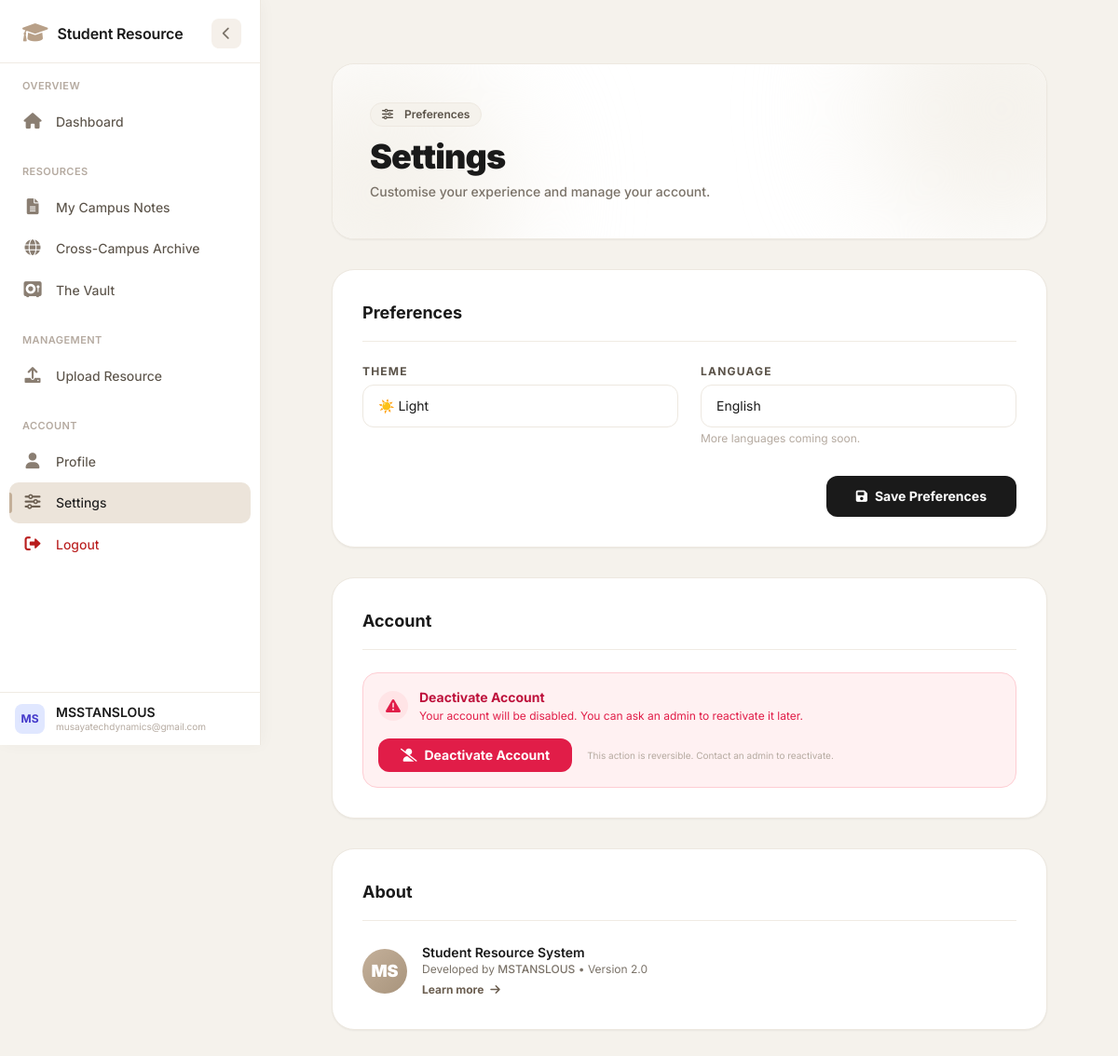
Screenshot of /settings (signed in) with the database file from the repository.
### app/models.py (models this page shows)
class User(db.Model, UserMixin):
    id = db.Column(db.Integer, primary_key=True)
    full_name = db.Column(db.String(100), nullable=False)
    email = db.Column(db.String(120), unique=True, nullable=False)
    password_hash = db.Column(db.String(128), nullable=False)
    campus = db.Column(db.String(50), nullable=False)
    student_id = db.Column(db.String(20), nullable=True)
    phone_number = db.Column(db.String(15), nullable=True)
    year = db.Column(db.Integer, default=1)
    semester = db.Column(db.Integer, default=1)
    program_id = db.Column(db.Integer, db.ForeignKey('program.id'), nullable=False)
    is_approved = db.Column(db.Boolean, default=False)
    is_class_rep = db.Column(db.Boolean, default=False)
    is_admin = db.Column(db.Boolean, default=False)
    created_at = db.Column(db.DateTime, default=datetime.utcnow)
    theme_preference = db.Column(db.String(20), default='light')  # 'light' or 'dark'
    language_preference = db.Column(db.String(10), default='en')  # 'en' for now
    last_activity = db.Column(db.DateTime, nullable=True, default=datetime.utcnow)
    is_active = db.Column(db.Boolean, default=True)  # soft delete flag

### app/core/routes.py (the view, shortened to what this page needs)
@core.route('/settings', methods=['GET', 'POST'])
@login_required
def settings():
    return render_template('core/student/settings.html', user=current_user)

### app/templates/core/student/settings.html (shortened to what this page needs)
{% extends 'base.html' %}
{% block content %}
<div class="space-y-8 max-w-4xl mx-auto px-4 sm:px-6 lg:px-8 relative">
    <div class="relative overflow-hidden rounded-3xl bg-white p-8 sm:p-10 shadow-sm border border-[#ede8e0] text-[#1a1a1a]">
        <div class="absolute -top-24 -right-24 w-72 h-72 bg-[#f5f2ec] rounded-full blur-3xl pointer-events-none"></div>
        <div class="absolute -bottom-24 -left-24 w-72 h-72 bg-[#f5f2ec] rounded-full blur-3xl pointer-events-none"></div>
        <div class="relative z-10">
            <span class="inline-flex items-center gap-1.5 px-3 py-1 rounded-full text-xs font-semibold bg-[#f5f2ec] border border-[#ede8e0] text-[#5a5248] mb-3 backdrop-blur-md">
                <i class="fas fa-sliders-h mr-1.5"></i> Preferences
            </span>
            <h1 class="text-3xl font-black text-[#1a1a1a] tracking-tight sm:text-4xl">Settings</h1>
            <p class="text-[#7a7268] text-sm mt-2 font-medium max-w-xl">Customise your experience and manage your account.</p>
        </div>
    </div>
    <div class="bg-white border border-[#ede8e0] rounded-3xl p-6 sm:p-8 shadow-sm">
        <h2 class="text-lg font-bold text-[#1a1a1a] border-b border-[#f0ebe3] pb-4 mb-6">Preferences</h2>
        <form method="POST" action="{{ url_for('core.settings') }}" class="space-y-6">
            <div class="grid grid-cols-1 md:grid-cols-2 gap-6">
                <div>
                    <label class="block text-xs font-bold text-[#5a5248] uppercase tracking-widest mb-1.5">Theme</label>
                    <select name="theme" class="block w-full px-4 py-3 bg-white border border-[#ede8e0] rounded-xl text-sm text-[#1a1a1a] focus:outline-none focus:ring-2 focus:ring-[#c4b09a]/20 focus:border-[#c4b09a] transition-all appearance-none cursor-pointer">
                        <option value="light" {% if user.theme_preference == 'light' %}selected{% endif %}>☀️ Light</option>
                    </select>
                </div>
                <div>
                    <label class="block text-xs font-bold text-[#5a5248] uppercase tracking-widest mb-1.5">Language</label>
                    <select name="language" class="block w-full px-4 py-3 bg-white border border-[#ede8e0] rounded-xl text-sm text-[#1a1a1a] focus:outline-none focus:ring-2 focus:ring-[#c4b09a]/20 focus:border-[#c4b09a] transition-all appearance-none cursor-pointer">
                        <option value="en" {% if user.language_preference == 'en' %}selected{% endif %}>English</option>
                    </select>
                    <p class="text-xs text-[#b5aaa0] mt-1">More languages coming soon.</p>
                </div>
            </div>
            <div class="flex justify-end pt-2">
                <button type="submit" class="inline-flex items-center justify-center bg-[#1a1a1a] hover:bg-black text-white px-8 py-3 rounded-xl text-sm font-bold transition-all shadow-sm hover:shadow-md active:scale-[0.99]">
                    <i class="fas fa-save mr-2"></i> Save Preferences
                </button>
            </div>
        </form>
    </div>
    <div class="bg-white border border-[#ede8e0] rounded-3xl p-6 sm:p-8 shadow-sm">
        <h2 class="text-lg font-bold text-[#1a1a1a] border-b border-[#f0ebe3] pb-4 mb-6">Account</h2>
        <div class="p-4 bg-rose-50 border border-rose-200 rounded-2xl">
            <div class="flex items-center gap-3">
                <div class="h-8 w-8 bg-rose-100 rounded-full flex items-center justify-center text-rose-600 flex-shrink-0">
                    <i class="fas fa-exclamation-triangle"></i>
                </div>
                <div>
                    <h3 class="text-sm font-bold text-rose-700">Deactivate Account</h3>
                    <p class="text-xs text-rose-600 mt-0.5">Your account will be disabled. You can ask an admin to reactivate it later.</p>
                </div>
            </div>
            <form method="POST" action="{{ url_for('core.deactivate_account') }}" class="mt-4 flex flex-wrap items-center gap-4" onsubmit="return confirm('Are you sure you want to deactivate your account? This can be reversed by an admin.');">
                <button type="submit" class="inline-flex items-center justify-center bg-rose-600 hover:bg-rose-700 text-white px-6 py-2 rounded-xl text-sm font-bold transition-all active:scale-[0.98]">
                    <i class="fas fa-user-slash mr-2"></i> Deactivate Account
                </button>
                <p class="text-[10px] text-[#b5aaa0]">This action is reversible. Contact an admin to reactivate.</p>
            </form>
        </div>
    </div>
    <div class="bg-white border border-[#ede8e0] rounded-3xl p-6 sm:p-8 shadow-sm">
        <h2 class="text-lg font-bold text-[#1a1a1a] border-b border-[#f0ebe3] pb-4 mb-6">About</h2>
        <div class="flex items-center gap-4">
            <div class="h-12 w-12 rounded-full bg-gradient-to-br from-[#c4b09a] to-[#a8947c] flex items-center justify-center text-lg font-black text-white flex-shrink-0">
                MS
            </div>
            <div>
                <p class="text-sm font-semibold text-[#1a1a1a]">Student Resource System</p>
                <p class="text-xs text-[#7a7268]">Developed by <span class="font-medium">MSTANSLOUS</span> &bull; Version 2.0</p>
                <a href="{{ url_for('core.about') }}" class="inline-block mt-1 text-xs font-bold text-[#6b5e50] hover:text-[#1a1a1a] transition-colors">
                    Learn more <i class="fas fa-arrow-right ml-1"></i>
                </a>
            </div>
        </div>
    </div>
</div>
{% endblock %}

### app/templates/base.html (shortened to what this page needs)
<!DOCTYPE html>
<html lang="en">
<head>
    <link rel="stylesheet" href="https://cdnjs.cloudflare.com/ajax/libs/font-awesome/6.0.0-beta3/css/all.min.css" />
    <script src="https://cdn.tailwindcss.com"></script>
</head>
<body class="{% if current_user.is_authenticated and current_user.theme_preference == 'dark' %}dark-theme{% endif %}">
    <aside class="sidebar" id="sidebar" data-turbo-permanent role="navigation" aria-label="Main navigation">
        <div class="sidebar-header">
            <div class="brand">
                <span class="brand-icon"><i class="fas fa-graduation-cap"></i></span>
                <span class="brand-text">Student Resource</span>
            </div>
            <button class="toggle-btn" id="toggleBtn" aria-label="Toggle navigation" title="Collapse / Expand">
                <i class="fas fa-chevron-left"></i>
            </button>
        </div>
        <div class="nav-scroll" id="navScroll">
            <div class="nav-group">
                <div class="nav-group-label">Overview</div>
                {% if current_user.is_admin %}
                    <a href="{{ url_for('core.admin_dashboard') }}"
                       class="nav-item {% if request.endpoint == 'core.admin_dashboard' %}active{% endif %}"
                       data-tooltip="Admin Dashboard" data-page="admin_dashboard">
                        <span class="nav-icon"><i class="fas fa-gauge-high"></i></span>
                        <span class="nav-text">Admin Dashboard</span>
                    </a>
                    <a href="{{ url_for('core.admin_analytics') }}"
                       class="nav-item {% if request.endpoint == 'core.admin_analytics' %}active{% endif %}"
                       data-tooltip="Analytics" data-page="admin_analytics">
                        <span class="nav-icon"><i class="fas fa-chart-pie"></i></span>
                        <span class="nav-text">Analytics</span>
                    </a>
                {% else %}
                    <a href="{{ url_for('core.dashboard') }}"
                       class="nav-item {% if request.endpoint == 'core.dashboard' %}active{% endif %}"
                       data-tooltip="Dashboard" data-page="dashboard">
                        <span class="nav-icon"><i class="fas fa-home"></i></span>
                        <span class="nav-text">Dashboard</span>
                    </a>
                {% endif %}
            </div>
            {% if not current_user.is_admin %}
            <div class="nav-group">
                <div class="nav-group-label">Resources</div>
                <a href="{{ url_for('core.campus_notes') }}"
                   class="nav-item {% if request.endpoint == 'core.campus_notes' %}active{% endif %}"
                   data-tooltip="My Notes" data-page="campus_notes">
                    <span class="nav-icon"><i class="fas fa-file-alt"></i></span>
                    <span class="nav-text">My Campus Notes</span>
                </a>
                <a href="{{ url_for('core.cross_campus') }}"
                   class="nav-item {% if request.endpoint == 'core.cross_campus' %}active{% endif %}"
                   data-tooltip="Cross-Campus" data-page="cross_campus">
                    <span class="nav-icon"><i class="fas fa-globe"></i></span>
                    <span class="nav-text">Cross-Campus Archive</span>
                </a>
                <a href="{{ url_for('core.vault') }}"
                   class="nav-item {% if request.endpoint == 'core.vault' %}active{% endif %}"
                   data-tooltip="Vault" data-page="vault">
                    <span class="nav-icon"><i class="fas fa-vault"></i></span>
                    <span class="nav-text">The Vault</span>
                </a>
            </div>
            {% endif %}
            {% if current_user.is_class_rep and not current_user.is_admin %}
            <div class="nav-group">
                <div class="nav-group-label">Management</div>
                <a href="{{ url_for('core.upload_resource') }}"
                   class="nav-item {% if request.endpoint == 'core.upload_resource' %}active{% endif %}"
                   data-tooltip="Upload" data-page="upload_resource">
                    <span class="nav-icon"><i class="fas fa-upload"></i></span>
                    <span class="nav-text">Upload Resource</span>
                </a>
            </div>
            {% endif %}
            <div class="nav-group">
                <div class="nav-group-label">Account</div>
                <a href="{{ url_for('core.profile') }}"
                   class="nav-item {% if request.endpoint == 'core.profile' %}active{% endif %}"
                   data-tooltip="Profile" data-page="profile">
                    <span class="nav-icon"><i class="fas fa-user"></i></span>
                    <span class="nav-text">Profile</span>
                </a>
                <a href="{{ url_for('core.settings') }}" class="nav-item {% if request.endpoint == 'core.settings' %}active{% endif %}" data-tooltip="Settings" data-page="settings">
                    <span class="nav-icon"><i class="fas fa-sliders-h"></i></span>
                    <span class="nav-text">Settings</span>
                </a>
                <a href="{{ url_for('auth.logout') }}" data-turbo="false"
                   class="nav-item" data-tooltip="Logout" style="color:#b91c1c;">
                    <span class="nav-icon"><i class="fas fa-sign-out-alt" style="color:#b91c1c;"></i></span>
                    <span class="nav-text">Logout</span>
                </a>
            </div>
        </div>
        <div class="sidebar-footer" style="border-top:1px solid #f0ebe3; padding:12px 16px; flex-shrink:0;">
            <div class="flex items-center space-x-3">
                <div class="h-8 w-8 rounded-lg bg-indigo-100 text-indigo-700 font-bold text-xs flex items-center justify-center flex-shrink-0">
                    {% if current_user.is_authenticated %}{{ current_user.full_name[:2].upper() }}{% else %}GS{% endif %}
                </div>
                <div class="flex flex-col min-w-0">
                    <span class="text-sm font-semibold text-[#1a1a1a] truncate leading-tight">
                        {% if current_user.is_authenticated %}{{ current_user.full_name }}{% else %}Guest{% endif %}
                    </span>
                    <span class="text-[10px] text-[#b5aaa0] truncate">{{ current_user.email if current_user.is_authenticated else 'Not logged in' }}</span>
                </div>
            </div>
        </div>
    </aside>
    <main class="main-content" id="mainContent">
        <div class="max-w-7xl mx-auto pb-12">
            {% block content %}{% endblock %}
        </div>
    </main>
</body>
</html>

### rows the page displays
User: full_name "MS", full_name "MSSTANSLOUS", is_active+email "musayatechdynamics@gmail.com", theme "☀️ Light", language "English"
